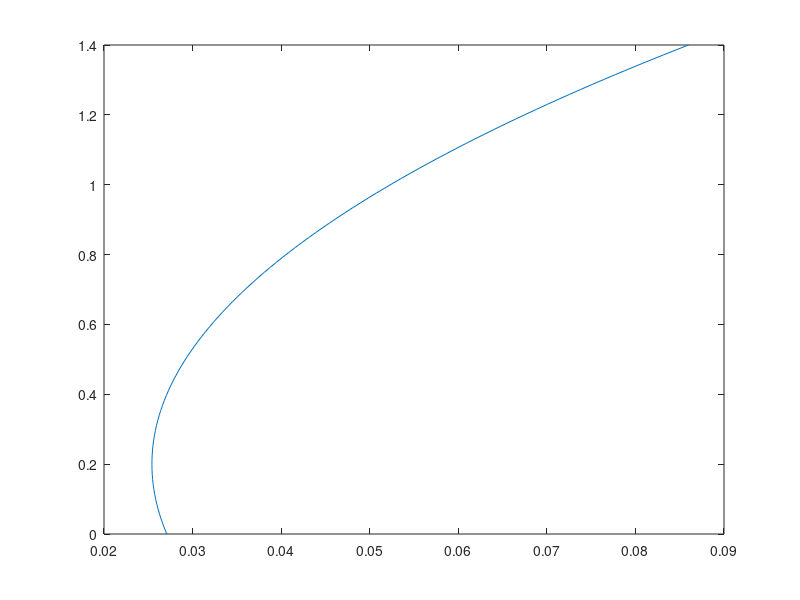

MATLAB code for this plot: (Note: this script raises an error after producing the figure.)
%% SR22T Parameters Check 

close all 
clear 
clc 

addpath(genpath('C:\Users\diego\MATLAB\Tools'))

S = 144.9; % ft^2;
MTOW = 3400; % lbf 

CLmax = 1.41; % flaps up 
CLmax_f = 1.99; % w flaps 

CL0 = 0; 
CL_minD = 0.20; 
CDmin = 0.02541; 

AR = 10.12; 


CL = linspace(0, 1.4, 100); 

k = 0.04207; 
e = 1/(k *pi*AR);
k = 1/(pi*AR*e); 



CD = CDmin + k*(CL - CL_minD).^2; 

f = figure; 
p1 = plot(CD, CL); 
p1.LineWidth = 1.1; 

grid on
xlim([0 max(CD)])
ylim([0 1.5])

xlabel('C_D')
ylabel('C_L')

set(f, 'Position', [100, 100, 1200, 600]);
ax = gca;  % Get the current axes handle
ax.FontSize = 12;  % Set font size to 14 for both x and y axis ticks



H = 0; 
[T, a, P, rho] = atmosisa_imp(H); 

WS = MTOW/S
[LD, idx] = max(CL./CD)
V = sqrt((2*WS)/rho*CL(idx)) * (1/1.688) % ft2kts 

